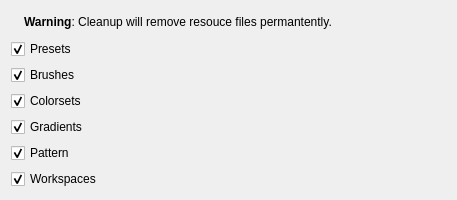
<?xml version="1.0" encoding="UTF-8"?>
<ui version="4.0">
 <class>WdgDisplayBlacklist</class>
 <widget class="QWidget" name="WdgDisplayBlacklist">
  <property name="geometry">
   <rect>
    <x>0</x>
    <y>0</y>
    <width>457</width>
    <height>200</height>
   </rect>
  </property>
  <property name="sizePolicy">
   <sizepolicy hsizetype="MinimumExpanding" vsizetype="MinimumExpanding">
    <horstretch>0</horstretch>
    <verstretch>0</verstretch>
   </sizepolicy>
  </property>
  <property name="windowTitle">
   <string>Display</string>
  </property>
  <layout class="QGridLayout">
   <item row="6" column="0">
    <widget class="QCheckBox" name="cbRemoveWorkspaces">
     <property name="text">
      <string>Workspaces</string>
     </property>
     <property name="checked">
      <bool>true</bool>
     </property>
    </widget>
   </item>
   <item row="0" column="0">
    <layout class="QHBoxLayout" name="horizontalLayout" stretch="0,1">
     <item>
      <widget class="QLabel" name="labelWarning">
       <property name="text">
        <string/>
       </property>
      </widget>
     </item>
     <item>
      <widget class="QLabel" name="label_2">
       <property name="minimumSize">
        <size>
         <width>400</width>
         <height>0</height>
        </size>
       </property>
       <property name="text">
        <string>&lt;!DOCTYPE HTML PUBLIC &quot;-//W3C//DTD HTML 4.0//EN&quot; &quot;http://www.w3.org/TR/REC-html40/strict.dtd&quot;&gt;
&lt;html&gt;&lt;head&gt;&lt;meta name=&quot;qrichtext&quot; content=&quot;1&quot; /&gt;&lt;style type=&quot;text/css&quot;&gt;
p, li { white-space: pre-wrap; }
&lt;/style&gt;&lt;/head&gt;&lt;body style=&quot; font-family:'Ubuntu'; font-size:9pt; font-weight:400; font-style:normal;&quot;&gt;
&lt;p style=&quot; margin-top:12px; margin-bottom:12px; margin-left:0px; margin-right:0px; -qt-block-indent:0; text-indent:0px;&quot;&gt;&lt;span style=&quot; font-weight:600;&quot;&gt;Warning&lt;/span&gt;: Cleanup will remove resouce files permantently.&lt;/p&gt;&lt;/body&gt;&lt;/html&gt;</string>
       </property>
       <property name="textFormat">
        <enum>Qt::RichText</enum>
       </property>
       <property name="wordWrap">
        <bool>true</bool>
       </property>
      </widget>
     </item>
    </layout>
   </item>
   <item row="4" column="0">
    <widget class="QCheckBox" name="cbRemoveGradients">
     <property name="toolTip">
      <string>Use trilinear filtering when zooming. Disabling this may improve painting performance.</string>
     </property>
     <property name="text">
      <string>Gradients</string>
     </property>
     <property name="checked">
      <bool>true</bool>
     </property>
    </widget>
   </item>
   <item row="5" column="0">
    <widget class="QCheckBox" name="cbRemovePattern">
     <property name="text">
      <string>Pattern</string>
     </property>
     <property name="checked">
      <bool>true</bool>
     </property>
    </widget>
   </item>
   <item row="1" column="0">
    <widget class="QCheckBox" name="cbRemovePresets">
     <property name="text">
      <string>Presets</string>
     </property>
     <property name="checked">
      <bool>true</bool>
     </property>
    </widget>
   </item>
   <item row="3" column="0">
    <widget class="QCheckBox" name="cbRemoveColorsets">
     <property name="text">
      <string>Colorsets</string>
     </property>
     <property name="checked">
      <bool>true</bool>
     </property>
    </widget>
   </item>
   <item row="2" column="0">
    <widget class="QCheckBox" name="cbRemoveBrushes">
     <property name="text">
      <string>Brushes</string>
     </property>
     <property name="checked">
      <bool>true</bool>
     </property>
    </widget>
   </item>
  </layout>
 </widget>
 <layoutdefault spacing="6" margin="11"/>
 <resources/>
 <connections/>
</ui>
